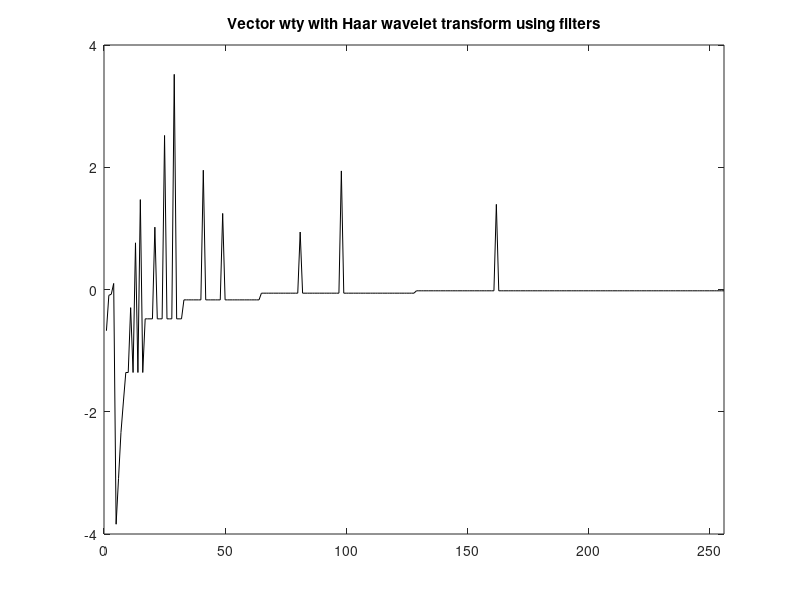

Write MATLAB code to recreate this figure.
% Haar wavelet transform of a signal using filters
% Sawtooth signal 
% Plot of wty

% The Haar filters
c=1/sqrt(2);
h0=[c c]; %low-pass filter
h1=[-c c]; %high-pass filter

%The sawtooth signal
fy=300; %signal frequency in Hz
wy=2*pi*fy; %signal frequency in rad/s
duy=0.03; %signal duration in seconds

fs=20000; %sampling frequency in Hz
tiv=1/fs; %time interval between samples;
Ns=256; %let us take 256 signal samples
duy=Ns*tiv; %time for 256 samples
t=0:tiv:(duy-tiv); %time intervals set

y=sawtooth(wy*t); %signal data set (256 samples)

%Haar wavelet transform using filters
K=8; %exponent, 256=2^8
wty=y; %space for the wavelet transform
d=zeros(K,Ns/2); %space for d(j,k) coefficients
a=zeros(K,Ns/2); %space for a(j,k) coefficients
My=y; %auxiliar vector
Ls=zeros(1,128); %"  "  "
Hs=zeros(1,128); %"  "  "

for nn=K:-1:1, 
  m=2^nn;
  lx=filter(h0,1,My); Ls(1:(m/2))=lx(2:2:m); a(nn,1:(m/2))=Ls(1:(m/2)); %LP and subsampling
  hx=filter(h1,1,My); Hs(1:(m/2))=hx(2:2:m); d(nn,1:(m/2))=Hs(1:(m/2)); %HP and subsampling
  My=Ls(1:(m/2));
  wty((1+(m/2)):m)=d(nn,1:(m/2)); %append to wty
end;
wty(1)=a(1,1);

%figure
plot(wty,'k');
axis([0 256 -4 4]);
title('Vector wty with Haar wavelet transform using filters');
